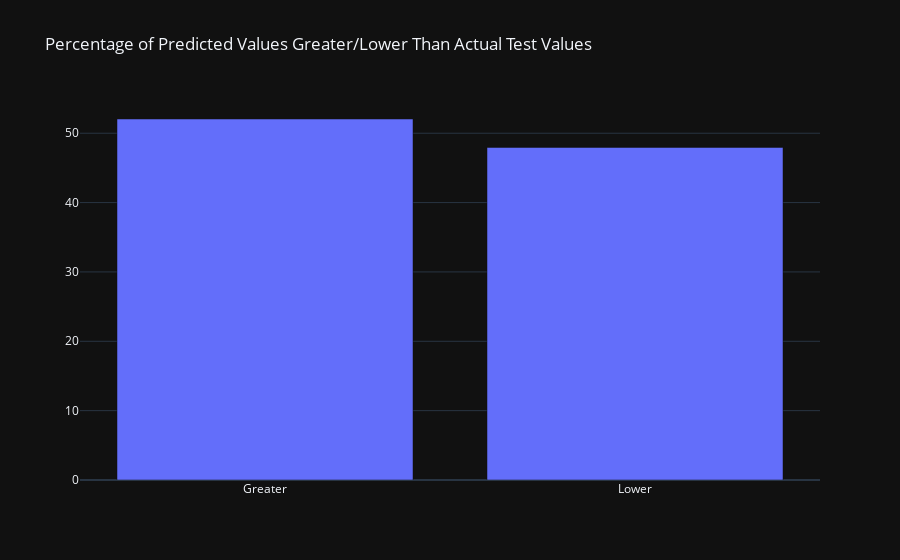

The code cell stored with this chart in its notebook:
### Code cell
# Calculate percentage of predicted values greater than actual test values
greater_count = np.sum(y_pred.squeeze() > y_test.squeeze())
greater_percentage = greater_count / y_pred.squeeze().shape[0] * 100

# Calculate percentage of predicted values lower than actual test values
lower_count = np.sum(y_pred.squeeze() < y_test.squeeze())
lower_percentage = lower_count / y_pred.squeeze().shape[0] * 100

# Create a bar chart
fig = go.Figure(data=[go.Bar(x=['Greater', 'Lower'], y=[greater_percentage, lower_percentage])])
fig.update_layout(title='Percentage of Predicted Values Greater/Lower Than Actual Test Values')
fig.show()

### Figure 1 — Plotly figure (JSON) as saved in the notebook; plotly's stock layout.template omitted (floating-point values rounded to 4 significant figures)
{"data": [{"type": "bar", "x": ["Greater", "Lower"], "y": [52.05, 47.95]}], "layout": {"title": {"text": "Percentage of Predicted Values Greater/Lower Than Actual Test Values"}}}
